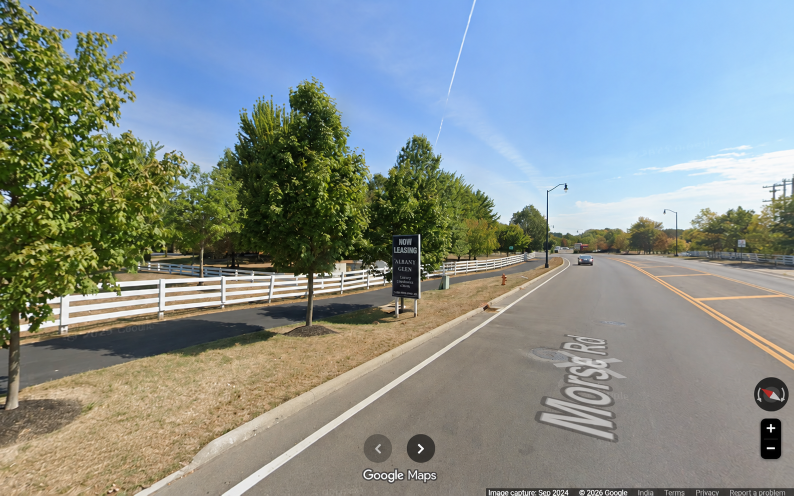
#> input picture OSINT/a_clean_tail/Challenge.png, 1588 x 991 px, found by its file name (shown at 1/2 size)
$ python tile_ocr.py
#> lines starting #> are read from the running program, lines starting #| are printed output that depends on the picture
import subprocess, re
from PIL import Image
P="/home/boss/Works/ctf/KPMG/OSINT/a_clean_tail/Challenge.png"
img=Image.open(P).convert("L")
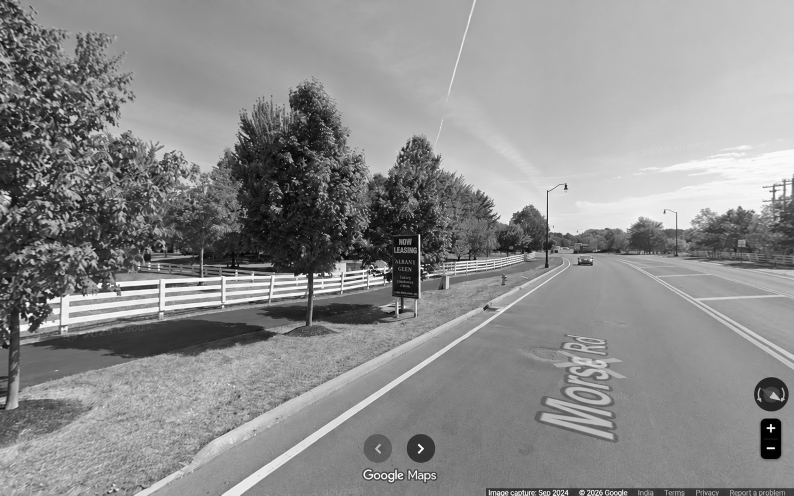
#> img: PIL image 1588x991 L (shown at 1/2 size); min 0, max 255, mean 140.5
W,H=img.size
#> W = 1588; H = 991
cols,rows=5,4
ow,oh=W//cols,H//rows
#> ow = 317; oh = 247
allwords=[]
for r in range(rows):
    for c in range(cols):
        x0=max(0,c*ow-20); y0=max(0,r*oh-20)
        x1=min(W,(c+1)*ow+20); y1=min(H,(r+1)*oh+20)
        t=img.crop((x0,y0,x1,y1)).resize(((x1-x0)*4,(y1-y0)*4))
        p=f"/tmp/opencode/tt_{r}_{c}.png"; t.save(p)
#> (the run stopped early here; a loop or call above may not have finished)
